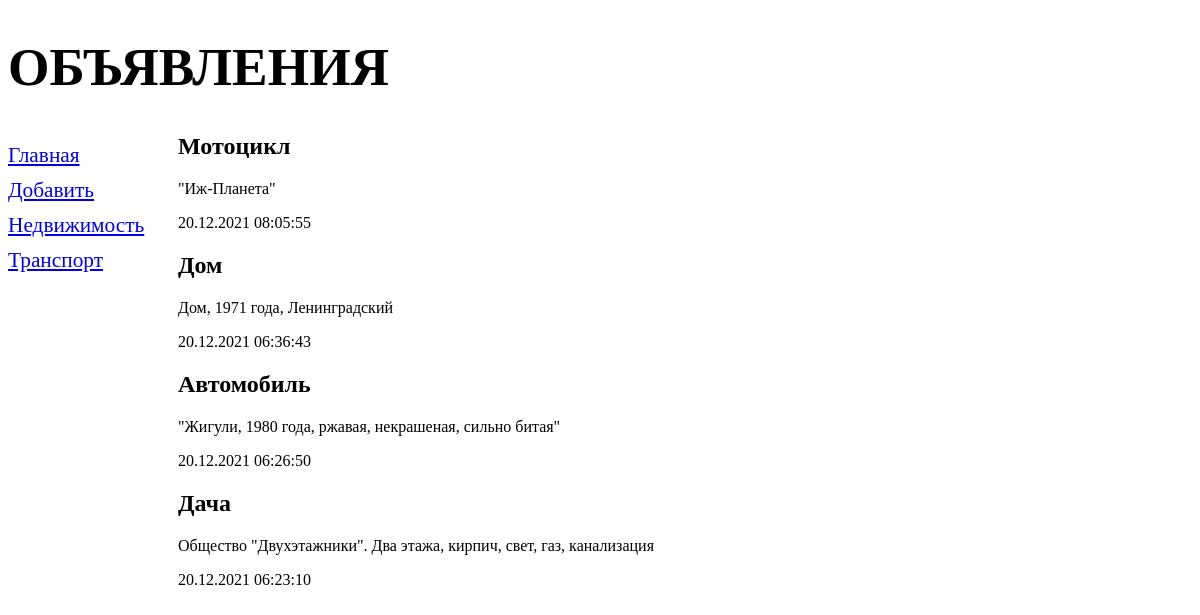
Page /bboard/ on the earlier database version.
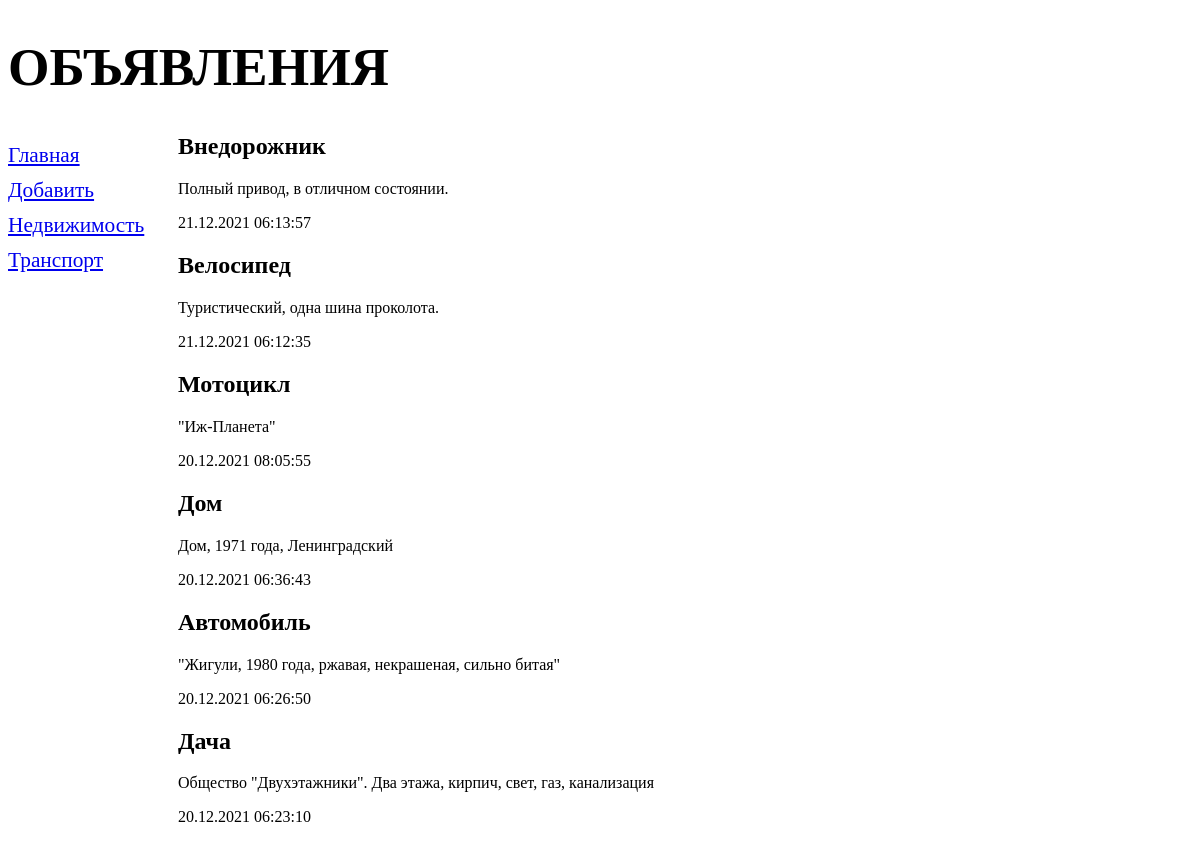
Same page on the later database version.
### bboard/models.py (models this page shows, shortened)
class Rubric(models.Model):
    name = models.CharField(max_length=20, db_index=True, verbose_name='Название')
    class Meta:
        verbose_name_plural = 'Рубрики'
        verbose_name = 'Рубрика'
        ordering = ['name']

class Bb(models.Model):
    title = models.CharField(max_length=50,verbose_name='Товар')
    content = models.TextField(null=True, blank=True, verbose_name='Описание')
    price = models.FloatField(null=True, blank=True, verbose_name='Цена')
    published = models.DateTimeField(auto_now_add=True, db_index=True,verbose_name='Опубликовано')
    rubric = models.ForeignKey('Rubric', null=True, on_delete=models.PROTECT, verbose_name='Рубрика')
    class Meta:
        verbose_name_plural = 'Объявления'
        verbose_name = 'Объявление'
        ordering = ['-published']

### bboard/views.py (the view)
# urls.py: path('bboard/', index, name='index'),
def index(request):
    bbs = Bb.objects.all()
    rubrics = Rubric.objects.all()
    context = {'bbs': bbs, 'rubrics':rubrics}
    return render(request, 'bboard/index.html', context)

### bboard/templates/bboard/index.html
{% extends "layout/basic.html" %}
{% block content %}
{% for bb in bbs %}
<div>
    <h2>{{ bb.title }}</h2>
    <p>{{ bb.content }}</p>
    <p>{{ bb.published|date:"d.m.Y H:i:s" }}</p>
</div>
{% endfor %}
{% endblock %}

### bboard/templates/layout/basic.html (shortened to what this page needs)
{% load static %}
<!DOCTYPE html>
<html lang="en">
<head>
    <link rel="stylesheet" type="text/css" href="{% static 'bboard/style.css' %}">
</head>
<body>
    <header>
        <h1>Объявления</h1>
    </header>
    <nav>
        <a href="{% url 'index' %}">Главная</a>
        <a href="{% url 'add' %}">Добавить</a>
        {% for rubric in rubrics %}
        <a href="{% url 'by_rubric' rubric.pk %}">{{ rubric.name }}</a>
        {% endfor %}
    </nav>
    <section>
        {% block content %}
        {% endblock %}
    </section>
</body>
</html>

### bboard/static/bboard/style.css (style rules this page uses)
header h1 { font-size: 40pt; text-transform: uppercase; text-align: left; background: url("bg.jpg") left / auto 100% repeat; }
nav { font-size: 16pt; width: 150px; float: left; }
nav a { display: block; margin: 10px 0px; }
section { margin-left: 170px; }

Differences in the rows shown:
added Bb: title "Внедорожник", content "Полный привод, в отличном состоянии.", published "21.12.2021 06:13:57"
added Bb: title "Велосипед", content "Туристический, одна шина проколота.", published "21.12.2021 06:12:35"
